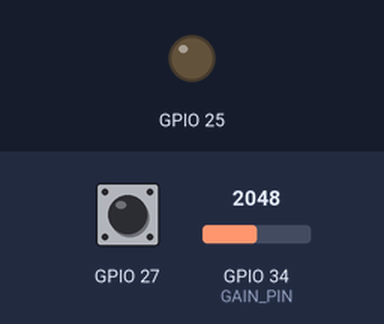
Bench run of a program on a simulated ESP32. Parts: output pins drawn as LEDs (lit = HIGH). Dashed ring = blinking. The inputs (shaded band) are chosen by the test bench; at power-on: GPIO 27 HIGH, GPIO 34 (GAIN_PIN) = 2048.

Above: at 1.2 s.
1.3 s: GPIO 27 pulled LOW for 0.15 s
At 2.6 s:
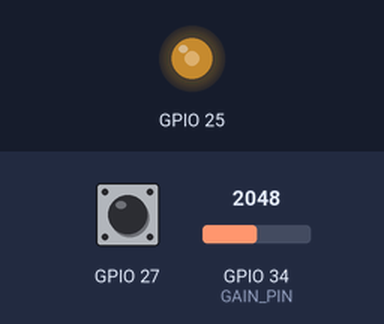
2.9 s: GPIO 34 (GAIN_PIN) set to 2866
At 3.2 s:
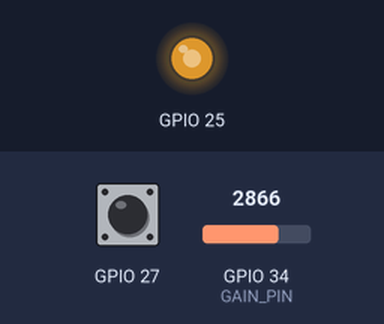
4.4 s: GPIO 34 (GAIN_PIN) set to 3603
At 5.5 s:
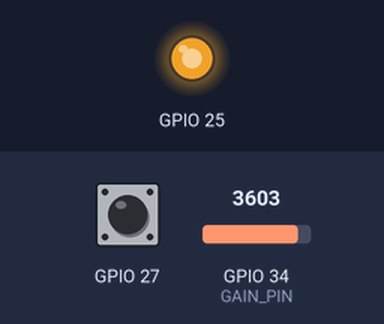
5.9 s: GPIO 34 (GAIN_PIN) set to 491
At 6.7 s:
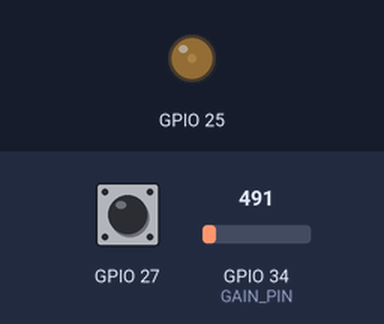
7.4 s: GPIO 27 pulled LOW for 1 s
At 8.15 s:
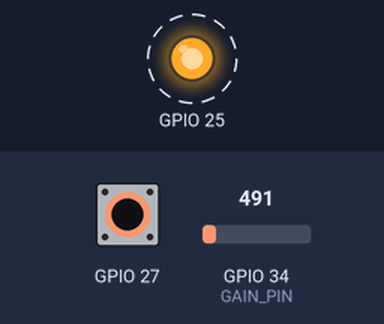
10.4 s: GPIO 27 pulled LOW for 3.2 s
Timing chart, 0 to 13.4 s (numbered marks = the images above; inputs shaded):
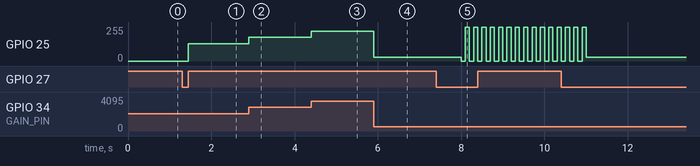

Measured:
- after the input at 1.3 s, GPIO 25: 0/255 → 128/255 after 0.15 s
- after the input at 2.9 s, GPIO 25: 128/255 → 178/255 at once
- after the input at 4.4 s, GPIO 25: 178/255 → 224/255 at once
- after the input at 5.9 s, GPIO 25: 224/255 → 30/255 at once
- after the input at 7.4 s, GPIO 25: alternates 255/255 for 0.10 s and 0/255 for 0.10 s, starting after 0.60 s

The program:

main.cpp
```cpp
#include <Arduino.h>
#include "footswitch.h"
#include "led.h"


static LedMode led_mode = LedMode::Off;
static LedMode last_mode = LedMode::On;

void setup() {
    footswitch_init(27);   // example pin
    led_init(25, 34, 0);           // onboard LED
}

void loop() {
    FootswitchEvent ev = footswitch_update();
    led_mode = led_get_mode();

    if (ev == FootswitchEvent::ShortPress) {
        if (led_mode == LedMode::Off) {
            led_set_mode(last_mode);
        } else {
            last_mode = led_mode;
            led_set_mode(LedMode::Off);
        }
    }

    if (ev == FootswitchEvent::LongPress) {
      if (led_mode == LedMode::Blink){
        led_set_mode(LedMode::On);
        } else if (led_mode == LedMode::On) {
        led_set_mode(LedMode::Blink);
        }
    }


    led_update();
}
```

blink.cpp
```cpp

```

footswitch.cpp
```cpp
#include "footswitch.h"

static uint8_t fs_pin;
static bool last_state = HIGH;
static unsigned long press_time = 0;
static bool long_fired = false;

static const unsigned long LONG_PRESS_MS = 600;
static const unsigned long DEBOUNCE_MS = 25;

void footswitch_init(uint8_t pin) {
    fs_pin = pin;
    pinMode(fs_pin, INPUT_PULLUP);
}

FootswitchEvent footswitch_update() {
    bool current = digitalRead(fs_pin);
    unsigned long now = millis();

    if (last_state == HIGH && current == LOW) {
        // button pressed
        press_time = now;
        long_fired = false;
    }

    if (now-press_time > DEBOUNCE_MS) {
      if (current == LOW && !long_fired && (now - press_time >= LONG_PRESS_MS)) {
          long_fired = true;
          last_state = current;
          return FootswitchEvent::LongPress;
      }

      if (last_state == LOW && current == HIGH) {
          // button released
          if (!long_fired) {
              last_state = current;
              return FootswitchEvent::ShortPress;
          }
      }
    }
    last_state = current;
    return FootswitchEvent::None;
}
```

footswitch.h
```cpp
#pragma once
#include <Arduino.h>

enum class FootswitchEvent {
    None,
    ShortPress,
    LongPress
};

void footswitch_init(uint8_t pin);
FootswitchEvent footswitch_update();
```

gain.cpp
```cpp
#include "gain.h"

#define GAIN_PIN 34

void gain_init() {
  pinMode(GAIN_PIN, INPUT);
}

int gain_read_raw() {
  return analogRead(GAIN_PIN);
}

static float smoothed = 0.0f;

float gain_read_smooth() {
  int raw = analogRead(GAIN_PIN);

  // Exponential moving average
  smoothed = 0.9f * smoothed + 0.1f * raw;

  return smoothed;
}
```

gain.h
```cpp
#pragma once
#include <Arduino.h>

void gain_init();
int gain_read_raw();
float gain_read_smooth();
```

led.cpp
```cpp
#include "led.h"

static int ledPin;
static int potPin;
static int pwmChannel;

static LedMode currentMode = LedMode::Off;

/* Blink state */
static bool blinkState = false;
static unsigned long lastBlinkMs = 0;
static const unsigned long BLINK_INTERVAL_MS = 100;

/* Brightness */
static int brightness = 0;

void led_init(int led_pin, int pot_pin, int pwm_channel) {
    ledPin = led_pin;
    potPin = pot_pin;
    pwmChannel = pwm_channel;

    ledcSetup(pwmChannel, 5000, 8);
    ledcAttachPin(ledPin, pwmChannel);
}

void led_set_mode(LedMode mode) {
    if (mode == currentMode) {
        return; // prevent restart
    }

    currentMode = mode;

    // Reset blink timing ONLY when entering blink
    if (currentMode == LedMode::Blink) {
        lastBlinkMs = millis();
        blinkState = false;
    }
}

LedMode led_get_mode() {
    return currentMode;
}

void led_update() {
    unsigned long now = millis();

    switch (currentMode) {
        case LedMode::Off:
            ledcWrite(pwmChannel, 0);
            break;

        case LedMode::On:
            brightness = analogRead(potPin) >> 4; // 0–255
            ledcWrite(pwmChannel, brightness);
            break;

        case LedMode::Blink:
            if (now - lastBlinkMs >= BLINK_INTERVAL_MS) {
                lastBlinkMs = now;
                blinkState = !blinkState;
            }

            ledcWrite(pwmChannel, blinkState ? 255 : 0);
            break;
    }
}
```

led.h
```cpp
#pragma once
#include <Arduino.h>

enum class LedMode {
    Off,
    On,
    Blink
};

void led_init(int led_pin, int pot_pin, int pwm_channel);
void led_set_mode(LedMode mode);
LedMode led_get_mode();
void led_update();
```
